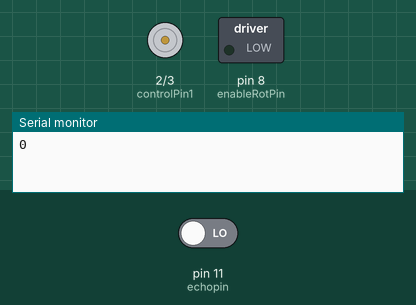
The sketch below on a simulated Arduino Uno, built with avr-gcc and run on an emulated ATmega328P. Shown: motor-driver pin pairs drawn as motors (green arrow = first pin HIGH = forward, orange = second pin HIGH = backward, longer = more drive, scaled by the enable pin), switched loads named in the sketch (green lamp = pin HIGH), the last lines printed to the serial monitor. Inputs (shaded band) come from the test bench; at power-on: pin 11 (echopin) LOW. Pins used as bus, display or sensor lines are not drawn.

Above: at 0.1 s.
At 1.1 s:
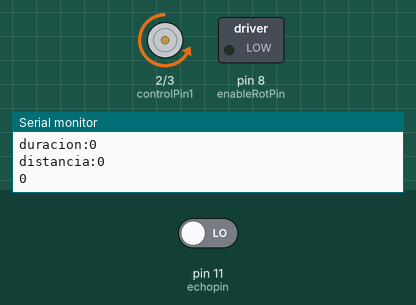
Timing chart, 0 to 2.6 s (numbered marks = the images above):
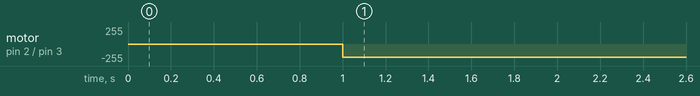

The sketch:

carrito_1.ino
```cpp
const int controlPin1 =2;
const int controlPin2 =3;
const int enablePin =9;

const int trigpin = 10;
const int echopin = 11;
long duracion, distancia;


int motorEnabled =1;
int motorSpeed = 0;
int motorDirection =1;

const int controlRotPin1 =4;
const int controlRotPin2 =5;
const int enableRotPin=8;

int motorEnabled2=0;
int motorDirection2=1;

long intervalo2 = 2000;   // es el tiempo de nuestro delay
long tiempo2 = 0;
long tiempoAnterior2 = 0;


long intervalo = 300;   // es el tiempo de nuestro delay
long tiempo = 0;
long tiempoAnterior = 0;


void setup(){
  pinMode(trigpin,OUTPUT);
  pinMode(echopin,INPUT);
  pinMode(controlPin1, OUTPUT);
  pinMode(controlPin2, OUTPUT);
  pinMode(enablePin, OUTPUT);

  digitalWrite(enablePin, LOW);
  Serial.begin(9600);
}

void loop(){
//motorSpeed=analogRead(potPin)/4;

 Serial.println(motorSpeed);
 calcularDistancia();
 avanzar();
 if(distancia >0 && distancia <=25){
 analogWrite(enablePin, 0);
 rotarDerecha();
 retroceder();
 delay(1000);
 rotarIzquierda();
 avanzar();
  }
  else{
    avanzaNormal();
    avanzar();
  }

}


void avanzar(){
  digitalWrite(controlPin1,LOW);
  digitalWrite(controlPin2, HIGH);
  analogWrite(enablePin, 200);
}

void retroceder(){
    digitalWrite(controlPin1, HIGH);
    digitalWrite(controlPin2, LOW);
    analogWrite(enablePin, 209);
}
void avanzaNormal(){
    digitalWrite(controlRotPin1, HIGH);
    digitalWrite(controlRotPin2, HIGH);
   analogWrite(enableRotPin, 69);
}
void rotarDerecha(){

    digitalWrite(controlRotPin1, HIGH);
    digitalWrite(controlRotPin2, LOW);
    analogWrite(enableRotPin, 300);
}

void rotarIzquierda(){
    digitalWrite(controlRotPin1, LOW);
    digitalWrite(controlRotPin2, HIGH);
    analogWrite(enableRotPin, 300);
}
int calcularDistancia(){
  digitalWrite(10,LOW);
  delayMicroseconds(5);
  digitalWrite(10,HIGH);
  delayMicroseconds(10);
  duracion = pulseIn(11, HIGH);
  distancia=int(0.017*duracion);

  Serial.print("duracion:");
  Serial.println(duracion);
  Serial.print("distancia:");
  Serial.print(distancia);
  Serial.println();

 // delay(10);
  return distancia;
}

boolean calculaTiempo(){

 if(tiempo - tiempoAnterior > intervalo)  // pasará por aqui cada 1000 contajes
      {
         return true;
      }

  else
    return false;
}
```

Measured:
- by itself, motor on pin 2 (controlPin1) / pin 3 (controlPin2): stopped → backward 200/255 at 1.0 s
